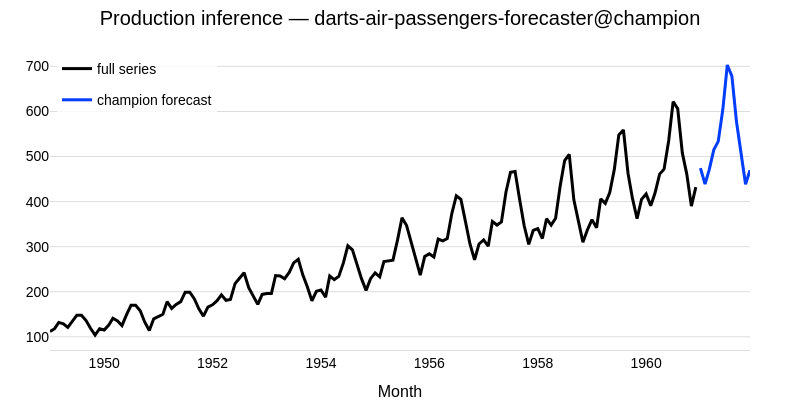

The notebook cell this image was saved under:
### Markdown cell above
## 7. Load the champion and forecast

Production inference loads the aliased registered model via `models:/<name>@champion` without hard-coding a version number.
The loaded model can then be used for prediction:

- Global models (like the sklearn regressors used here) need `series=` at predict time because the model is saved without training data.
- Local models (like `ExponentialSmoothing` and others) must be re-fit before prediction.

> Always load Darts models with `from darts.utils.mlflow import load_model` — not `mlflow.pyfunc.load_model`.

### Code cell
champion = load_model(f"models:/{REGISTERED_MODEL_NAME}@champion")

if isinstance(champion, GlobalForecastingModel):
    forecast = champion.predict(n=FORECAST_HORIZON, series=series)
else:
    forecast = champion.fit(series).predict(n=FORECAST_HORIZON)

fig = series.plotly(label="full series")
fig = forecast.plotly(label="champion forecast", fig=fig)
fig.update_layout(
    title=f"Production inference — {REGISTERED_MODEL_NAME}@champion", **PLOTLY_KWARGS
)

### Figure 1 — Plotly figure (JSON) as saved in the notebook; plotly's stock layout.template omitted (floating-point values rounded to 4 significant figures; data arrays with more than 128 entries replaced by an {"elided": "..."} marker saying what was removed)
{"data": [{"hovertemplate": "<b>full series</b>: %{y:.3g}<extra></extra>", "legendgroup": "full series", "line": {"color": "#000000"}, "mode": "lines", "name": "full series", "type": "scatter", "x": {"elided": "144 str values"}, "y": {"elided": "144 float values"}}, {"hovertemplate": "<b>champion forecast</b>: %{y:.3g}<extra></extra>", "legendgroup": "champion forecast", "line": {"color": "#003dfd"}, "mode": "lines", "name": "champion forecast", "type": "scatter", "x": ["1961-01-01T00:00:00.000000000", "1961-02-01T00:00:00.000000000", "1961-03-01T00:00:00.000000000", "1961-04-01T00:00:00.000000000", "1961-05-01T00:00:00.000000000", "1961-06-01T00:00:00.000000000", "1961-07-01T00:00:00.000000000", "1961-08-01T00:00:00.000000000", "1961-09-01T00:00:00.000000000", "1961-10-01T00:00:00.000000000", "1961-11-01T00:00:00.000000000", "1961-12-01T00:00:00.000000000"], "y": [474.4, 439.0, 470.5, 514.9, 533.6, 604.7, 703.1, 678.2, 577.1, 510.9, 438.5, 469.8]}], "layout": {"height": 400, "hovermode": "x unified", "legend": {"x": 0.01, "xanchor": "left", "y": 0.99, "yanchor": "top"}, "title": {"text": "Production inference — darts-air-passengers-forecaster@champion"}, "width": 800, "xaxis": {"title": {"text": "Month"}}}}
